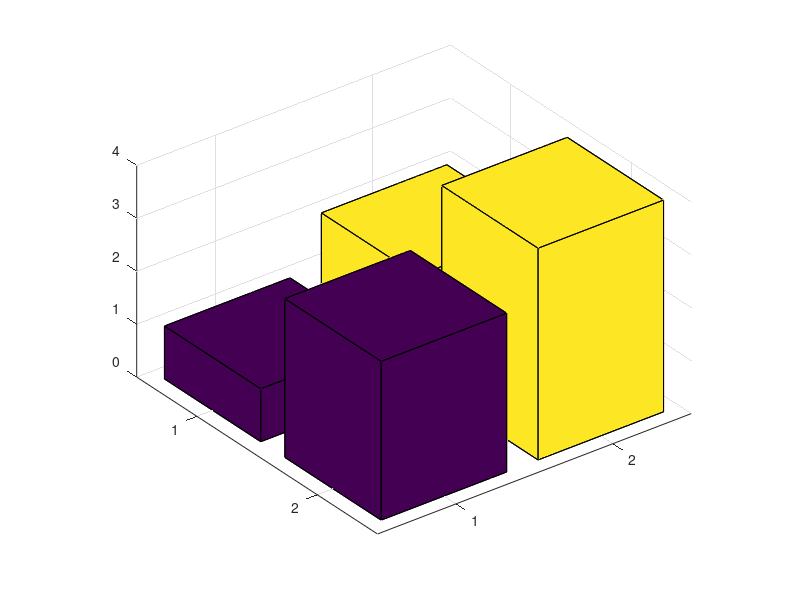

Reproduce this figure in MATLAB. (Note: this script raises an error after producing the figure.)
%=============================================================================
% Copyright (c) 2026-present Allan CORNET (Nelson)
%=============================================================================
% This file is part of Nelson.
%=============================================================================
% LICENCE_BLOCK_BEGIN
% SPDX-License-Identifier: LGPL-3.0-or-later
% LICENCE_BLOCK_END
%=============================================================================
% <--ADV-CLI MODE-->
%=============================================================================
close all
%=============================================================================
f = figure('Visible', 'off');
h = bar3([1 2; 3 4]);
assert_surface_vector(h, 2);
ax = ancestor(h(1), 'axes');
asserts.isequal(h(1).Parent, ax);
asserts.isequal(ax.View, [-37.5 30]);
asserts.isequal(ax.YDir, 'reverse');
asserts.isequal(ax.SortMethod, 'depth');
assert_plot_box_aspect(ax.PlotBoxAspectRatio, [1.8 3 1.8541019662496847], 1e-12);
asserts.isequal(ax.DataAspectRatioMode, 'auto');
asserts.isapprox(ax.XLim, [0.6 2.4], 1e-12);
asserts.isapprox(ax.YLim, [0.6 2.4], 1e-12);
asserts.isapprox(ax.ZLim, [0 4], 1e-12);
asserts.isapprox(ax.ZTick, 0:4, 1e-12);
assert_nan_matrix_isapprox(h(1).XData, detached_x1(), 1e-12);
assert_nan_matrix_isapprox(h(1).YData, detached_y1(), 1e-12);
assert_nan_matrix_isapprox(h(1).ZData, detached_z1(), 1e-12);
asserts.isequal(h(1).CData, ones(12, 4));
asserts.isequal(h(1).FaceLighting, 'flat');
asserts.isequal(h(1).BackFaceLighting, 'reverselit');
asserts.isequal(h(2).CData, 2 * ones(12, 4));
close(f);
%=============================================================================
f = figure('Visible', 'off');
Y = [1 2 3; 4 5 6];
h = bar3(Y);
ax = ancestor(h(1), 'axes');
asserts.isapprox(ax.XLim, [0.6 3.4], 1e-12);
asserts.isapprox(ax.YLim, [0.6 2.4], 1e-12);
asserts.isapprox(ax.ZLim, [0 6], 1e-12);
asserts.isapprox(ax.CameraViewAngle, 9.26296994456129, 1e-12);
close(f);
%=============================================================================
f = figure('Visible', 'off');
z = [50 40 30 20 10];
h = bar3(z);
assert_surface_vector(h, 1);
ax = ancestor(h(1), 'axes');
asserts.isapprox(ax.XLim, [0.6 1.4], 1e-12);
asserts.isequal(ax.YDir, 'reverse');
asserts.isequal(ax.SortMethod, 'depth');
assert_plot_box_aspect(ax.PlotBoxAspectRatio, [0.8 6 3.7082039324993694], 1e-12);
asserts.isequal(ax.DataAspectRatioMode, 'auto');
asserts.isequal(ax.CameraPositionMode, 'auto');
asserts.isapprox(ax.CLim, [1 2], 1e-12);
asserts.isequal(ax.CLimMode, 'manual');
asserts.isapprox(ax.YLim, [0.5 5.5], 1e-12);
asserts.isapprox(ax.ZLim, [0 50], 1e-12);
asserts.isapprox(ax.ZTick, 0:10:50, 1e-12);
asserts.isequal(size(h.XData), [30 4]);
asserts.isapprox(h.EdgeColor, repmat(33 / 255, 1, 3), 1e-12);
asserts.isequal(h.ZData(2:6:26, 2).', z);
close(f);
%=============================================================================
f = figure('Visible', 'off');
z = [1950 1960 1970 1980 1990];
y = [16 8 4 2 1];
h = bar3(z, y);
assert_surface_vector(h, 1);
ax = ancestor(h(1), 'axes');
asserts.isapprox(ax.XLim, [0.6 1.4], 1e-12);
asserts.isapprox(ax.YLim, [1945 1995], 1e-12);
asserts.isapprox(ax.ZLim, [0 16], 1e-12);
asserts.isapprox(ax.YTick, z, 1e-12);
asserts.isapprox(ax.ZTick, 0:2:16, 1e-12);
assert_plot_box_aspect(ax.PlotBoxAspectRatio, [0.8 6 3.7082039324993694], 1e-12);
asserts.isequal(size(h.XData), [30 4]);
asserts.isapprox(h.YData(2:6:26, 2).', z - 4, 1e-12);
asserts.isapprox(h.YData(3:6:27, 2).', z + 4, 1e-12);
asserts.isequal(h.ZData(2:6:26, 2).', y);
asserts.isequal(h.CData, ones(30, 4));
close(f);
%=============================================================================
f = figure('Visible', 'off');
h = bar3([1 2; 3 4], 'grouped');
assert_surface_vector(h, 2);
ax = ancestor(h(1), 'axes');
asserts.isapprox(ax.XLim, [0.8 1.2], 1e-12);
asserts.isapprox(ax.YLim, [0.6 2.4], 1e-12);
asserts.isapprox(ax.ZLim, [0 4], 1e-12);
assert_nan_matrix_isapprox(h(1).XData(1:4, :), grouped_x_rows(), 1e-6);
assert_nan_matrix_isapprox(h(1).YData(1:4, :), grouped_y_col1_row1(), 1e-6);
assert_nan_matrix_isapprox(h(2).YData(7:10, :), grouped_y_col2_row2(), 1e-6);
close(f);
%=============================================================================
f = figure('Visible', 'off');
y = [1 2; 3 4; 5 6];
h = bar3(y, 'grouped');
assert_surface_vector(h, 2);
ax = ancestor(h(1), 'axes');
asserts.isapprox(ax.XLim, [0.8 1.2], 1e-12);
asserts.isapprox(ax.YLim, [0.5 3.5], 1e-12);
asserts.isapprox(ax.ZLim, [0 6], 1e-12);
close(f);
%=============================================================================
f = figure('Visible', 'off');
h = bar3([1 -2; -3 4], 'stacked');
assert_surface_vector(h, 2);
ax = ancestor(h(1), 'axes');
asserts.isapprox(ax.XLim, [0.6 1.4], 1e-12);
asserts.isapprox(ax.YLim, [0.6 2.4], 1e-12);
asserts.isapprox(ax.ZLim, [-3 1], 1e-12);
assert_nan_matrix_isapprox(h(2).ZData, stacked_z2(), 1e-12);
close(f);
%=============================================================================
f = figure('Visible', 'off');
ax = axes();
h = bar3(ax, [1 0; -2 3], 0.5, 'FaceColor', [0.2 0.4 0.6], 'FaceAlpha', 0.75);
assert_surface_vector(h, 2);
asserts.isequal(h(1).Parent, ax);
asserts.isequal(h(1).FaceColor, [0.2 0.4 0.6]);
asserts.isapprox(h(1).FaceAlpha, 0.75, 1e-12);
close(f);
%=============================================================================
caught = false;
try
  bar3({1, 2});
catch
  caught = true;
end
asserts.istrue(caught);
caught = false;
try
  bar3([1 2], 0);
catch
  caught = true;
end
asserts.istrue(caught);
caught = false;
try
  bar3([1 2], 'Unknown', 1);
catch
  caught = true;
end
asserts.istrue(caught);
%=============================================================================
close all
%=============================================================================
function assert_surface_vector(h, expectedCount)
  asserts.isequal(size(h), [1 expectedCount]);
  asserts.istrue(all(isgraphics(h, 'surface')));
  for k = 1:expectedCount
    asserts.isequal(h(k).Type, 'surface');
  end
end
%=============================================================================
function assert_plot_box_aspect(actual, expected, tol)
  actual = actual / actual(1);
  expected = expected / expected(1);
  asserts.isapprox(actual, expected, tol);
end
%=============================================================================
function assert_nan_matrix_isapprox(actual, expected, tol)
  asserts.isequal(size(actual), size(expected));
  asserts.istrue(all(isnan(actual(:)) == isnan(expected(:))));
  mask = ~isnan(expected);
  if any(mask(:))
    asserts.isapprox(actual(mask), expected(mask), tol);
  end
end
%=============================================================================
function x = detached_x1()
  x = [NaN 0.6 1.4 NaN; 0.6 0.6 1.4 1.4; 0.6 0.6 1.4 1.4; ...
    NaN 0.6 1.4 NaN; NaN 0.6 1.4 NaN; NaN NaN NaN NaN; ...
    NaN 0.6 1.4 NaN; 0.6 0.6 1.4 1.4; 0.6 0.6 1.4 1.4; ...
    NaN 0.6 1.4 NaN; NaN 0.6 1.4 NaN; NaN NaN NaN NaN];
end
%=============================================================================
function y = detached_y1()
  y = [NaN 0.6 0.6 NaN; 0.6 0.6 0.6 0.6; 1.4 1.4 1.4 1.4; ...
    NaN 1.4 1.4 NaN; NaN 0.6 0.6 NaN; NaN NaN NaN NaN; ...
    NaN 1.6 1.6 NaN; 1.6 1.6 1.6 1.6; 2.4 2.4 2.4 2.4; ...
    NaN 2.4 2.4 NaN; NaN 1.6 1.6 NaN; NaN NaN NaN NaN];
end
%=============================================================================
function z = detached_z1()
  z = [NaN 0 0 NaN; 0 1 1 0; 0 1 1 0; NaN 0 0 NaN; ...
    NaN 0 0 NaN; NaN NaN NaN NaN; NaN 0 0 NaN; 0 3 3 0; ...
    0 3 3 0; NaN 0 0 NaN; NaN 0 0 NaN; NaN NaN NaN NaN];
end
%=============================================================================
function x = grouped_x_rows()
  x = [NaN 0.885714285714286 1.114285714285714 NaN; ...
    0.885714285714286 0.885714285714286 1.114285714285714 1.114285714285714; ...
    0.885714285714286 0.885714285714286 1.114285714285714 1.114285714285714; ...
    NaN 0.885714285714286 1.114285714285714 NaN];
end
%=============================================================================
function y = grouped_y_col1_row1()
  y = [NaN 0.742857142857143 0.742857142857143 NaN; ...
    0.742857142857143 0.742857142857143 0.742857142857143 0.742857142857143; ...
    0.971428571428571 0.971428571428571 0.971428571428571 0.971428571428571; ...
    NaN 0.971428571428571 0.971428571428571 NaN];
end
%=============================================================================
function y = grouped_y_col2_row2()
  y = [NaN 2.028571428571429 2.028571428571429 NaN; ...
    2.028571428571429 2.028571428571429 2.028571428571429 2.028571428571429; ...
    2.257142857142857 2.257142857142857 2.257142857142857 2.257142857142857; ...
    NaN 2.257142857142857 2.257142857142857 NaN];
end
%=============================================================================
function z = stacked_z2()
  z = [NaN 1 1 NaN; 1 -1 -1 1; 1 -1 -1 1; NaN 1 1 NaN; ...
    NaN 1 1 NaN; NaN NaN NaN NaN; NaN -3 -3 NaN; -3 1 1 -3; ...
    -3 1 1 -3; NaN -3 -3 NaN; NaN -3 -3 NaN; NaN NaN NaN NaN];
end
%=============================================================================
